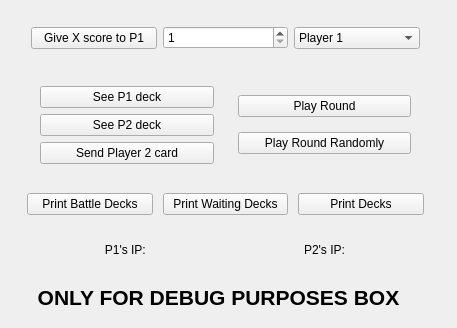
<?xml version="1.0" encoding="UTF-8"?>
<ui version="4.0">
 <class>Form</class>
 <widget class="QWidget" name="Form">
  <property name="geometry">
   <rect>
    <x>0</x>
    <y>0</y>
    <width>457</width>
    <height>328</height>
   </rect>
  </property>
  <property name="windowTitle">
   <string>Form</string>
  </property>
  <widget class="QLabel" name="label_2">
   <property name="geometry">
    <rect>
     <x>1</x>
     <y>269</y>
     <width>435</width>
     <height>57</height>
    </rect>
   </property>
   <property name="font">
    <font>
     <pointsize>16</pointsize>
     <weight>75</weight>
     <italic>false</italic>
     <bold>true</bold>
    </font>
   </property>
   <property name="text">
    <string>ONLY FOR DEBUG PURPOSES BOX</string>
   </property>
   <property name="alignment">
    <set>Qt::AlignCenter</set>
   </property>
  </widget>
  <widget class="QFrame" name="frame">
   <property name="geometry">
    <rect>
     <x>13</x>
     <y>5</y>
     <width>425</width>
     <height>277</height>
    </rect>
   </property>
   <property name="frameShape">
    <enum>QFrame::NoFrame</enum>
   </property>
   <property name="frameShadow">
    <enum>QFrame::Plain</enum>
   </property>
   <property name="lineWidth">
    <number>0</number>
   </property>
   <layout class="QVBoxLayout" name="verticalLayout_3">
    <item>
     <widget class="QFrame" name="frame_5">
      <property name="frameShape">
       <enum>QFrame::NoFrame</enum>
      </property>
      <property name="frameShadow">
       <enum>QFrame::Plain</enum>
      </property>
      <layout class="QHBoxLayout" name="horizontalLayout_3">
       <item>
        <widget class="QPushButton" name="giveScoreButton">
         <property name="text">
          <string>Give X score to P1</string>
         </property>
        </widget>
       </item>
       <item>
        <widget class="QSpinBox" name="giveScoreBox">
         <property name="accelerated">
          <bool>true</bool>
         </property>
         <property name="minimum">
          <number>1</number>
         </property>
         <property name="maximum">
          <number>103</number>
         </property>
        </widget>
       </item>
       <item>
        <widget class="QComboBox" name="playerBox">
         <item>
          <property name="text">
           <string>Player 1</string>
          </property>
         </item>
         <item>
          <property name="text">
           <string>Player 2</string>
          </property>
         </item>
        </widget>
       </item>
      </layout>
     </widget>
    </item>
    <item>
     <widget class="QFrame" name="frame_2">
      <property name="frameShape">
       <enum>QFrame::NoFrame</enum>
      </property>
      <property name="frameShadow">
       <enum>QFrame::Plain</enum>
      </property>
      <property name="lineWidth">
       <number>0</number>
      </property>
      <layout class="QHBoxLayout" name="horizontalLayout_2">
       <item>
        <widget class="QFrame" name="frame_4">
         <property name="frameShape">
          <enum>QFrame::NoFrame</enum>
         </property>
         <property name="frameShadow">
          <enum>QFrame::Plain</enum>
         </property>
         <layout class="QVBoxLayout" name="verticalLayout_2">
          <item>
           <widget class="QPushButton" name="seeP1DeckButton">
            <property name="text">
             <string>See P1 deck</string>
            </property>
           </widget>
          </item>
          <item>
           <widget class="QPushButton" name="seeP2DeckButton">
            <property name="text">
             <string>See P2 deck</string>
            </property>
           </widget>
          </item>
          <item>
           <widget class="QPushButton" name="sendP2CardButton">
            <property name="text">
             <string>Send Player 2 card</string>
            </property>
           </widget>
          </item>
         </layout>
        </widget>
       </item>
       <item>
        <widget class="QFrame" name="frame_3">
         <property name="frameShape">
          <enum>QFrame::NoFrame</enum>
         </property>
         <property name="frameShadow">
          <enum>QFrame::Plain</enum>
         </property>
         <layout class="QVBoxLayout" name="verticalLayout">
          <item>
           <widget class="QPushButton" name="playRoundButton">
            <property name="text">
             <string>Play Round</string>
            </property>
           </widget>
          </item>
          <item>
           <widget class="QPushButton" name="playRRoundButton">
            <property name="text">
             <string>Play Round Randomly</string>
            </property>
           </widget>
          </item>
         </layout>
        </widget>
       </item>
      </layout>
     </widget>
    </item>
    <item>
     <widget class="QFrame" name="frame_6">
      <property name="frameShape">
       <enum>QFrame::NoFrame</enum>
      </property>
      <property name="frameShadow">
       <enum>QFrame::Plain</enum>
      </property>
      <property name="lineWidth">
       <number>0</number>
      </property>
      <layout class="QHBoxLayout" name="horizontalLayout" stretch="1,1,1">
       <property name="spacing">
        <number>10</number>
       </property>
       <property name="sizeConstraint">
        <enum>QLayout::SetMaximumSize</enum>
       </property>
       <property name="leftMargin">
        <number>5</number>
       </property>
       <property name="topMargin">
        <number>5</number>
       </property>
       <property name="rightMargin">
        <number>5</number>
       </property>
       <property name="bottomMargin">
        <number>5</number>
       </property>
       <item>
        <widget class="QPushButton" name="playersBattleDeckButton">
         <property name="text">
          <string>Print Battle Decks</string>
         </property>
        </widget>
       </item>
       <item>
        <widget class="QPushButton" name="playersWaitingDeckButton">
         <property name="text">
          <string>Print Waiting Decks</string>
         </property>
        </widget>
       </item>
       <item>
        <widget class="QPushButton" name="playersDeckButton">
         <property name="text">
          <string>Print Decks</string>
         </property>
        </widget>
       </item>
      </layout>
     </widget>
    </item>
    <item>
     <widget class="QFrame" name="frame_7">
      <property name="frameShape">
       <enum>QFrame::NoFrame</enum>
      </property>
      <property name="frameShadow">
       <enum>QFrame::Plain</enum>
      </property>
      <property name="lineWidth">
       <number>0</number>
      </property>
      <layout class="QHBoxLayout" name="horizontalLayout_4">
       <item>
        <widget class="QLabel" name="ipP1_QLabel">
         <property name="lineWidth">
          <number>0</number>
         </property>
         <property name="text">
          <string>P1's IP: </string>
         </property>
         <property name="alignment">
          <set>Qt::AlignCenter</set>
         </property>
        </widget>
       </item>
       <item>
        <widget class="QLabel" name="ipP2_QLabel">
         <property name="lineWidth">
          <number>0</number>
         </property>
         <property name="text">
          <string>P2's IP:</string>
         </property>
         <property name="alignment">
          <set>Qt::AlignCenter</set>
         </property>
        </widget>
       </item>
      </layout>
     </widget>
    </item>
   </layout>
  </widget>
 </widget>
 <resources/>
 <connections/>
</ui>
